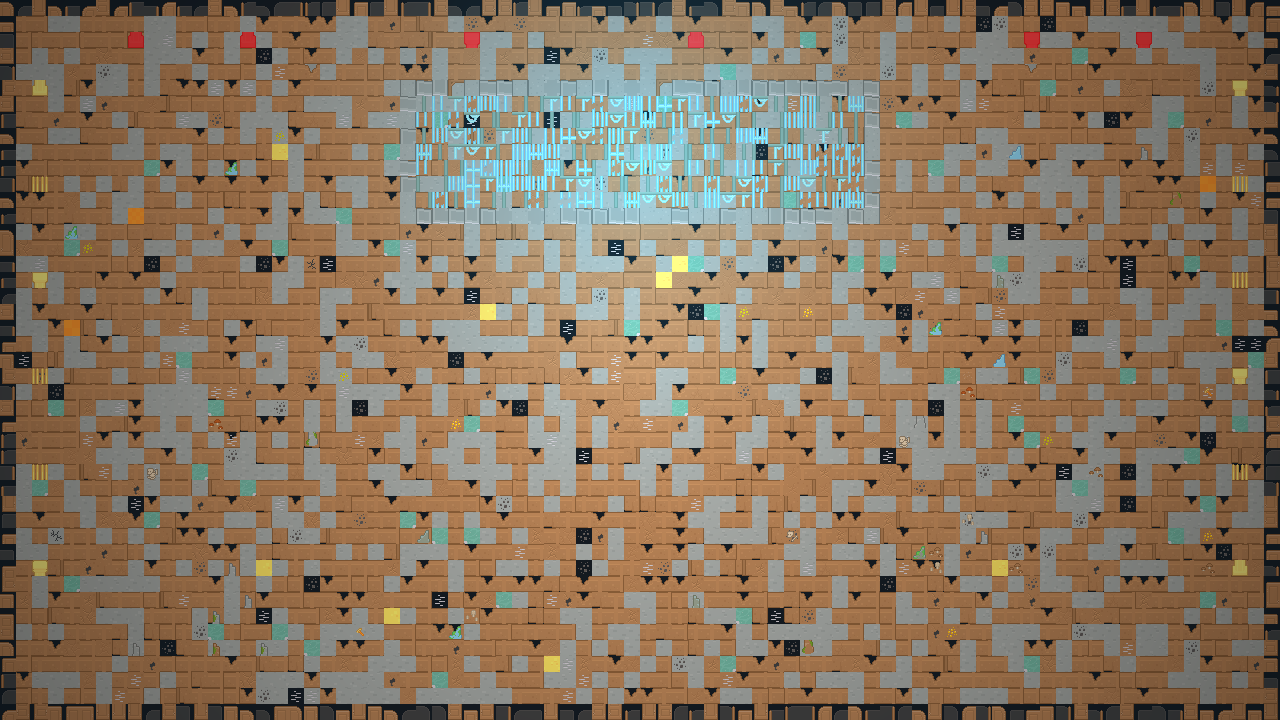
#> input picture Archive/UnusedCandidates/backgrounds/ruins_v2.png, 2560 x 1440 px, given in place of roguelikeDungeon_transparent.png, which was not available (shown at 1/2 size)
$ python generate_ruins_v5.py
#> lines starting #> are read from the running program, lines starting #| are printed output that depends on the picture; pictures that were not available may be replaced by others from this repository, and a replacement may not be noted
import os, random
from PIL import Image
import numpy as np

random.seed(45)

BASE = os.path.dirname(os.path.abspath(__file__))
SRC = os.path.join(BASE, "kenney_roguelike", "Spritesheet", "roguelikeDungeon_transparent.png")
sheet = Image.open(SRC).convert("RGBA")

def get(c, r):
    return sheet.crop((c*17, r*17, c*17+16, r*17+16))

SCALE = 2
TILE = 16 * SCALE

def tile(c, r):
    return get(c, r).resize((TILE, TILE), Image.NEAREST)

def paste(dst, src, x, y):
    dst.paste(src, (x, y), src)

def tint(src_img, mult, add=(0,0,0)):
    arr = np.array(src_img).astype(float)
    for i in range(3):
        arr[..., i] = arr[..., i] * mult[i] + add[i]
    np.clip(arr[..., :3], 0, 255, out=arr[..., :3])
    return Image.fromarray(arr.astype(np.uint8))

# ---- palettes ----
walls_dark = [(21,0),(22,0),(23,0),(24,0),(25,0),(26,0),(27,0),(28,0),
              (21,1),(22,1),(23,1),(24,1),(25,1),(26,1),(27,1),(28,1),
              (21,2),(22,2),(23,2),(24,2),(25,2),(26,2),(27,2),(28,2)]
walls_grey = [(8,0),(9,0),(10,0),(11,0),(12,0),
              (8,1),(9,1),(10,1),(11,1),(12,1),
              (8,2),(9,2),(10,2),(11,2),(12,2)]
# use grey wall tiles as floor base (they are actually grey stone)
floors_grey = [(8,0),(9,0),(10,0),(11,0),(12,0),
               (8,1),(9,1),(10,1),(11,1),(12,1)]
floors_dark = [(8,2),(9,2),(10,2),(11,2),(12,2)]

pillars = [(0,5),(1,5),(0,6),(1,6)]
banner = [(2,5),(2,6)]
crystals = [(0,0),(1,0),(2,0),(3,0)]
gems = [(13,10),(14,10),(15,10),(16,10),(13,11),(14,11),(15,11),(16,11)]
skulls = [(0,2),(1,2),(2,2),(3,2)]
rocks = [(4,0),(5,0),(6,0),(7,0),(4,1),(5,1),(6,1),(7,1)]
lights = [(15,13),(16,13),(17,13),(15,14),(16,14),(17,14)]
water = [(0,8),(1,8),(2,8),(3,8),(4,8),(5,8),(6,8),(7,8),
         (0,9),(1,9),(2,9),(3,9),(4,9),(5,9),(6,9),(7,9)]

GRID_W, GRID_H = 80, 45
W, H = GRID_W * TILE, GRID_H * TILE
canvas = Image.new("RGBA", (W, H), (12, 12, 15, 255))

# ---- floor: cool grey stone slabs ----
for y in range(1, GRID_H-1):
    for x in range(1, GRID_W-1):
        r = random.random()
        if r < 0.08:
            t = tile(*random.choice(floors_dark))
        else:
            t = tile(*random.choice(floors_grey))
        # shift to cool grey/blue-grey, darken
        t = tint(t, (0.85, 0.90, 1.02), (-28, -22, -14))
        paste(canvas, t, x*TILE, y*TILE)

# central path: slightly lighter cool stones
path_half = 5
for y in range(12, GRID_H-2):
    for x in range(GRID_W//2 - path_half, GRID_W//2 + path_half + 1):
        if random.random() < 0.7:
            t = tile(*random.choice(floors_grey))
            t = tint(t, (0.90, 0.95, 1.05), (-12, -8, -2))
            paste(canvas, t, x*TILE, y*TILE)

# ---- perimeter dark walls ----
for x in range(GRID_W):
    paste(canvas, tile(*random.choice(walls_dark)), x*TILE, 0)
    paste(canvas, tile(*random.choice(walls_dark)), x*TILE, (GRID_H-1)*TILE)
for y in range(1, GRID_H-1):
    paste(canvas, tile(*random.choice(walls_dark)), 0, y*TILE)
    paste(canvas, tile(*random.choice(walls_dark)), (GRID_W-1)*TILE, y*TILE)

# ---- back teal glow portal ----
back_w, back_h = 34, 7
back_x = (GRID_W - back_w) // 2
back_y = 5
for x in range(back_x-1, back_x+back_w+1):
    paste(canvas, tile(*random.choice(walls_grey)), x*TILE, (back_y-1)*TILE)
    paste(canvas, tile(*random.choice(walls_grey)), x*TILE, (back_y+back_h)*TILE)
for y in range(back_y-1, back_y+back_h+1):
    paste(canvas, tile(*random.choice(walls_grey)), (back_x-1)*TILE, y*TILE)
    paste(canvas, tile(*random.choice(walls_grey)), (back_x+back_w)*TILE, y*TILE)
for y in range(back_y, back_y+back_h):
    for x in range(back_x, back_x+back_w):
        w = tile(*random.choice(water))
        w = tint(w, (0.60, 1.30, 1.65), (10, 60, 110))
        paste(canvas, w, x*TILE, y*TILE)
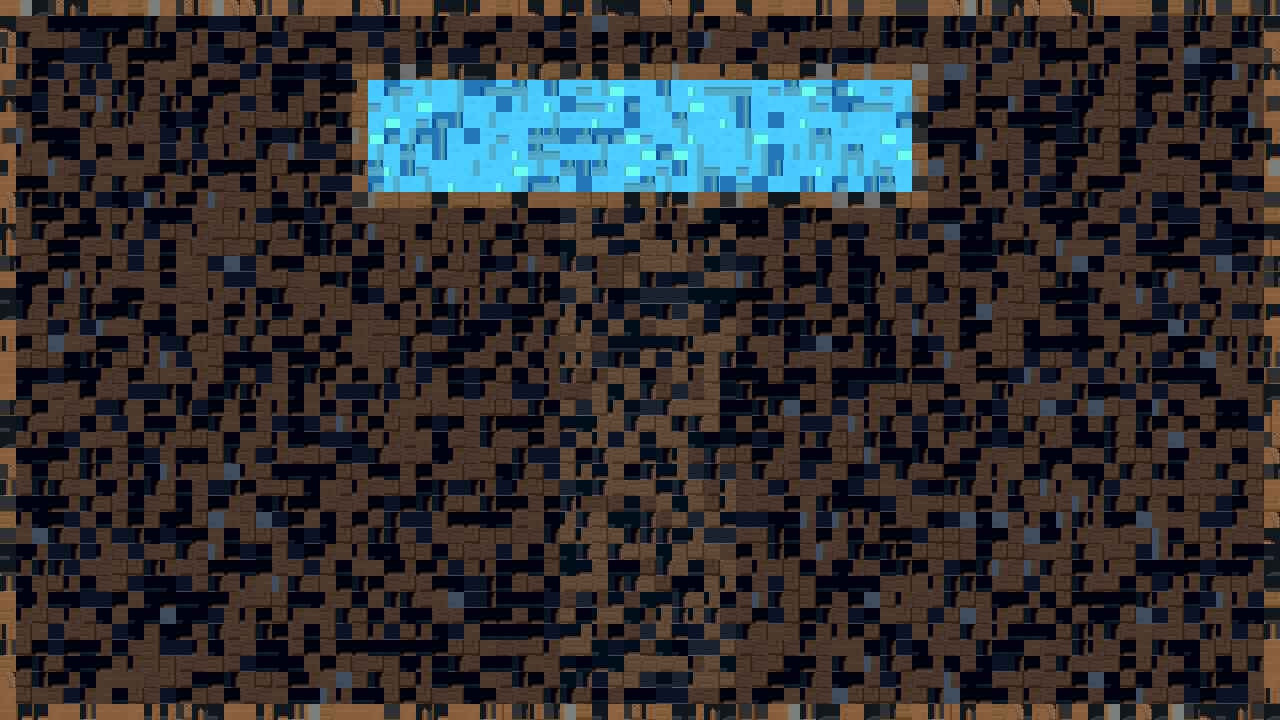
#> canvas: PIL image 2560x1440 RGBA (shown at 1/2 size); mean R, G, B, A 50, 48.2, 49.6, 255

# ---- golden statues (2 tiles tall) ----
def golden_pillar():
    p = tile(*random.choice(pillars))
    return tint(p, (1.60, 1.40, 0.80), (55, 32, -5))

statue_y = list(range(8, GRID_H-8, 8))
for y in statue_y:
    paste(canvas, golden_pillar(), 2*TILE, y*TILE)
    paste(canvas, golden_pillar(), 2*TILE, (y+1)*TILE)
    paste(canvas, golden_pillar(), (GRID_W-3)*TILE, y*TILE)
    paste(canvas, golden_pillar(), (GRID_W-3)*TILE, (y+1)*TILE)

# ---- red banners ----
def red_banner():
    b = tile(*random.choice(banner))
    return tint(b, (1.75, 0.28, 0.28), (60, -18, -18))

for x in range(12, GRID_W-12, 10):
    if random.random() < 0.85:
        paste(canvas, red_banner(), x*TILE, 2*TILE)
        paste(canvas, red_banner(), x*TILE, 3*TILE)
#> this loop made 6 passes
#> pass 1, in red_banner, `b = tile(*random.choice(banner))`:
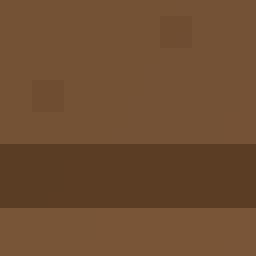
#> b: PIL image 32x32 RGBA (shown 8 times larger); mean R, G, B, A 110.4, 77.2, 49.2, 255

# ---- crystals near back ----
for _ in range(24):
    x = random.randint(back_x-4, back_x+back_w+4)
    y = random.randint(back_y+back_h+1, back_y+back_h+5)
    if 1 <= x < GRID_W-1 and 1 <= y < GRID_H-1:
        c = tile(*random.choice(crystals))
        c = tint(c, (0.65, 1.25, 1.6), (10, 40, 75))
        paste(canvas, c, x*TILE, y*TILE)
#> this loop made 24 passes
#> (x, y) on passes 1 to 12: (57, 17), (41, 14), (46, 13), (47, 16), (24, 16), (55, 15), (51, 17), (28, 15), (35, 16), (45, 16), (19, 14), (24, 13)
#> pass 1, `c = tint(c, (0.65, 1.25, 1.6), (10, 40, 75))`:
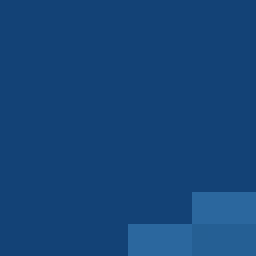
#> c: PIL image 32x32 RGBA (shown 8 times larger); mean R, G, B, A 21.1, 69.2, 121.4, 255

# ---- braziers near statues ----
for y in statue_y:
    for dx in [4, GRID_W-5]:
        b = tile(*random.choice(lights))
        b = tint(b, (1.7, 1.3, 0.75), (70, 35, -5))
        paste(canvas, b, dx*TILE, (y+1)*TILE)
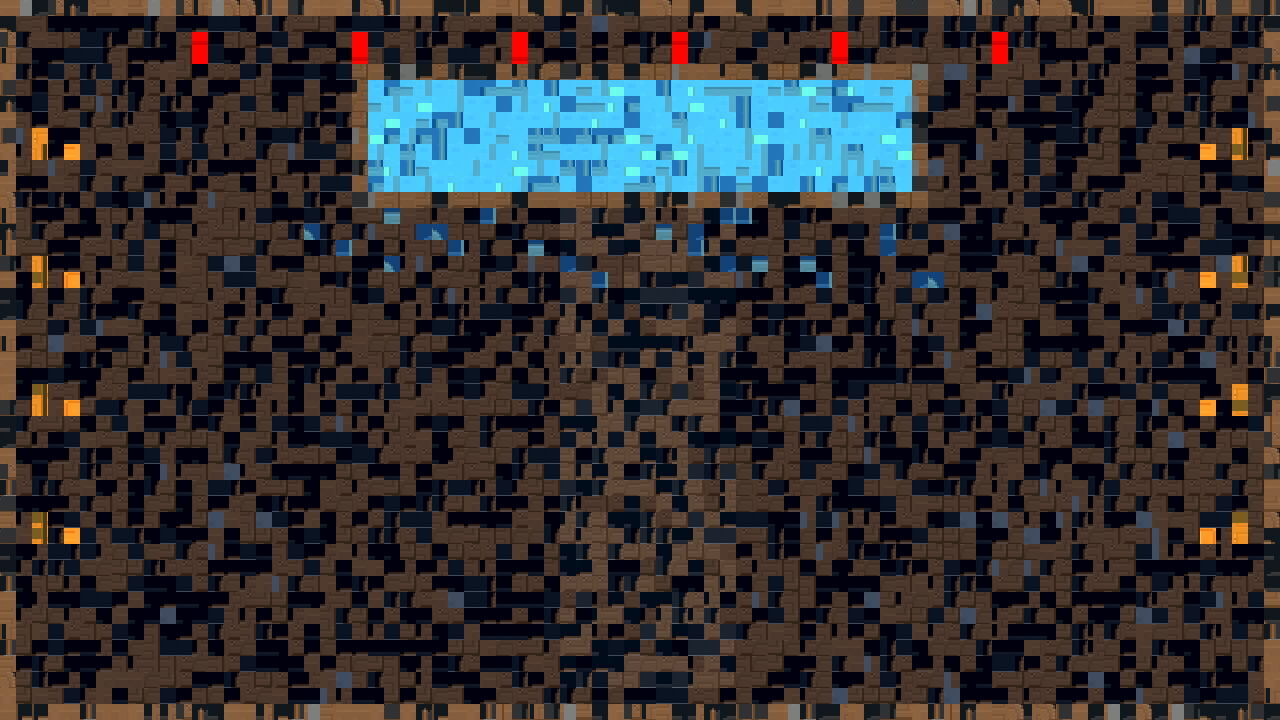
#> canvas: PIL image 2560x1440 RGBA (shown at 1/2 size); mean R, G, B, A 51.6, 49.1, 50.2, 255

# ---- sparse rubble ----
for _ in range(16):
    x = random.randint(4, GRID_W-5)
    y = random.randint(14, GRID_H-5)
    if abs(x - GRID_W//2) <= path_half+2:
        continue
    if (back_x-4 <= x <= back_x+back_w+4) and (y <= back_y+back_h+6):
        continue
    choice = random.random()
    if choice < 0.4:
        obj = tile(*random.choice(skulls))
    elif choice < 0.75:
        obj = tile(*random.choice(rocks))
    else:
        obj = tile(*random.choice(gems))
    paste(canvas, obj, x*TILE, y*TILE)
#> this loop made 16 passes
#> (x, y, choice) on passes 1, 3, 5, 7, 9, 12, 13, 14, 15, 16: (66, 26, 0.428), (15, 36, 0.813), (24, 20, 0.818), (62, 27, 0.721), (61, 23, 0.984), (17, 28, 0.162), (17, 20, 0.407), (55, 27, 0.309), (75, 38, 0.781), (70, 40, 0.5)
#> (x, y) on passes 2, 4, 6, 8, 10, 11: (36, 36), (35, 24), (48, 18), (43, 37), (42, 34), (34, 30)
#> pass 1, `obj = tile(*random.choice(rocks))`:
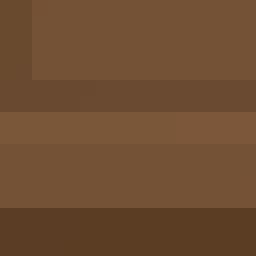
#> obj: PIL image 32x32 RGBA (shown 8 times larger); mean R, G, B, A 110.5, 77.4, 49.6, 255

# ---- post FX ----
img = canvas.convert("RGB")
arr = np.array(img).astype(float)
h, w = arr.shape[:2]
#> h = 1440; w = 2560

# vignette
Y, X = np.ogrid[:h, :w]
#> Y = 1440 values from 0 to 1439
cx, cy = w // 2, h // 2
#> cx = 1280; cy = 720
max_d = np.sqrt(cx**2 + cy**2)
#> max_d = 1468.6
dist = np.sqrt((X-cx)**2 + (Y-cy)**2)
mask = 1.0 - (dist / max_d) * 0.55
mask = np.clip(mask, 0.22, 1.0)
arr *= mask[:, :, None]

# teal back glow
yc, xc = int(h * 0.17), w // 2
#> yc = 244; xc = 1280
radius = h * 0.58
#> radius = 835.2
glow = np.zeros_like(arr)
for y in range(h):
    drow = y - yc
    for x in range(w):
        d = np.sqrt((x-xc)**2 + drow**2)
        if d < radius:
            f = (1 - d/radius) ** 1.5
            glow[y, x] = [0, 55*f, 82*f]
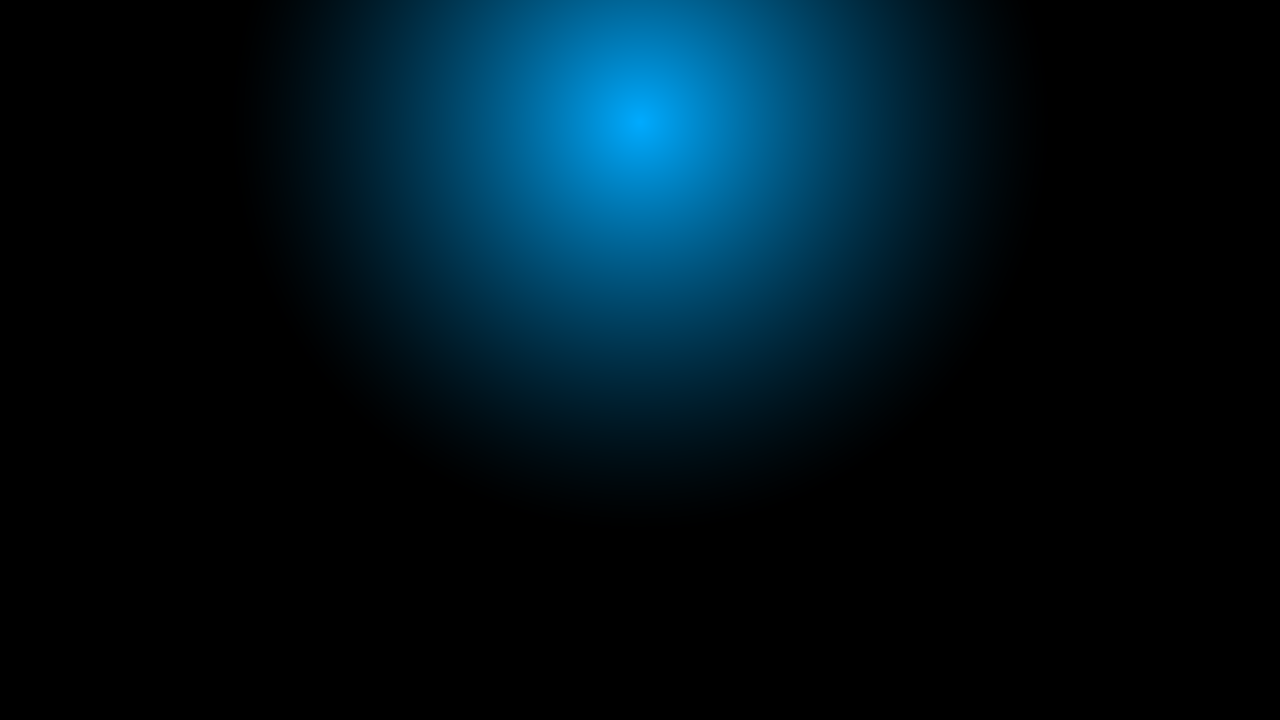
#> glow: shape (1440, 2560, 3) float64 (shown at 1/2 size); mean of channels 0, 1, 2 0, 5.9, 8.8; drawn with min black and max white
arr += glow
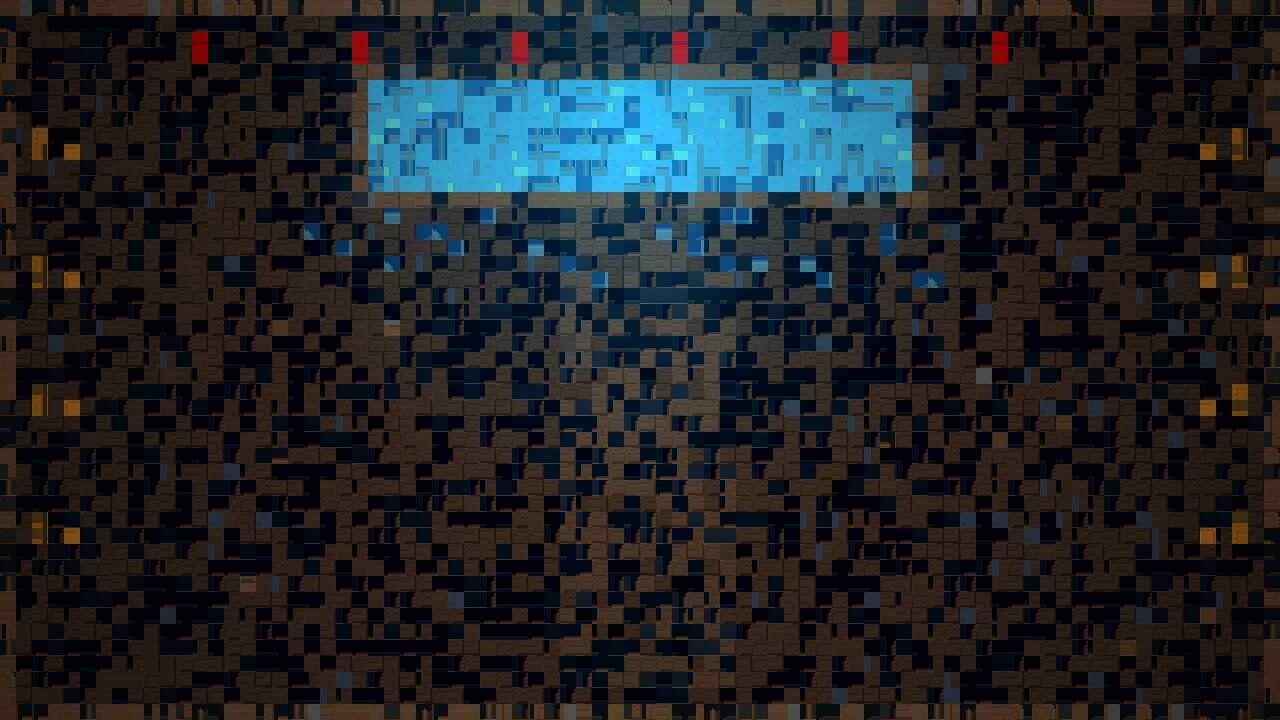
#> arr: shape (1440, 2560, 3) float64 (shown at 1/2 size); mean R, G, B 36.5, 41.4, 45.5; drawn with min black and max white

# shadow teal lift
lum = arr.max(axis=2, keepdims=True)
teal = np.array([0, 14, 24], dtype=float).reshape(1,1,3)
shadow_w = np.clip(1.0 - lum/55.0, 0, 1)
arr += teal * shadow_w

# slight warmth on highlights
arr[..., 0] = np.clip(arr[..., 0] * 1.04 + 2, 0, 255)

np.clip(arr, 0, 255, out=arr)
final = Image.fromarray(arr.astype(np.uint8))

out_full = os.path.join(BASE, "backgrounds", "ruins_v5.png")
out_prev = os.path.join(BASE, "backgrounds", "preview_ruins_v5.png")
final.save(out_full)
final.resize((1280, 720), Image.NEAREST).save(out_prev)
print("saved", out_full, final.size)
#| saved Archive/UnusedCandidates/backgrounds/ruins_v5.png (2560, 1440)
print("saved preview", out_prev)
